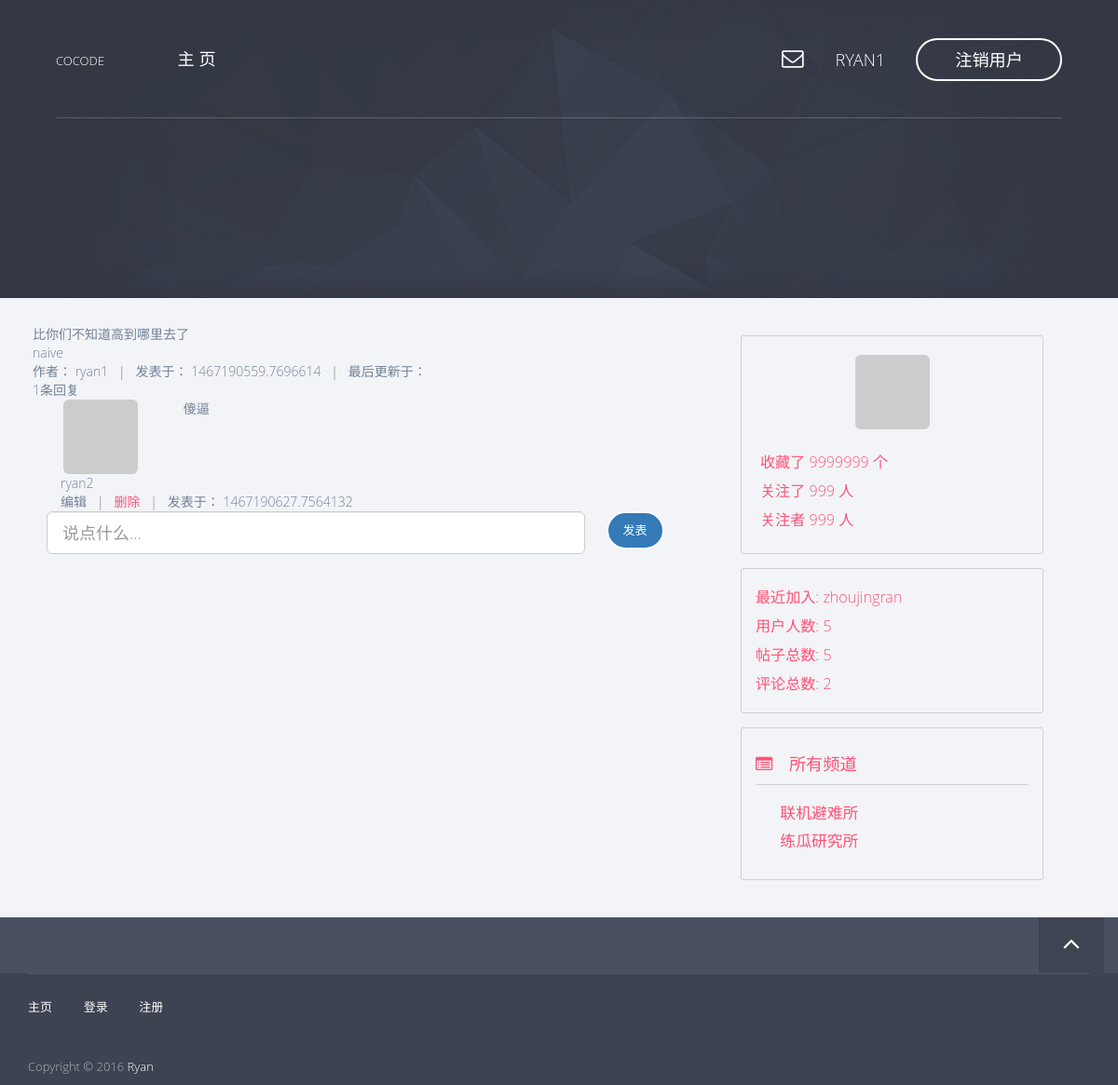
The page /post/4 (signed in) on the database as committed earlier.
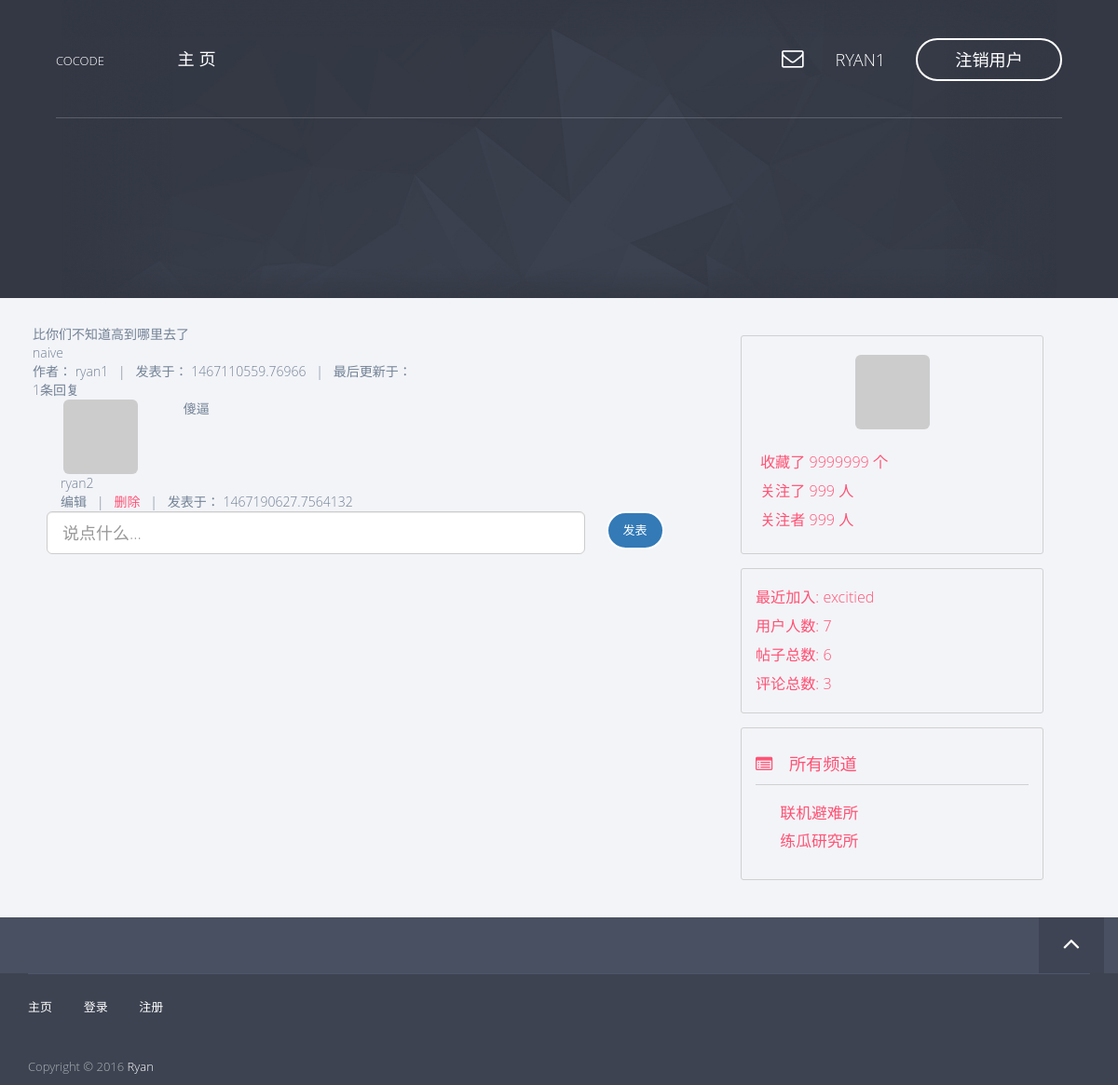
The same page on the database as committed later.
### app/models/user.py (models this page shows, shortened)
class User(db.Model, Model):
    __tablename__ = 'users'
    id = db.Column(db.Integer, primary_key=True)
    username = db.Column(db.String(), unique=True)
    password_hash = db.Column(db.String())
    email = db.Column(db.String(), unique=True)
    avatar_hash = db.Column(db.String())
    created_time = db.Column(db.Integer, default=0)
    role_id = db.Column(db.Integer, db.ForeignKey('roles.id'))
    posts = db.relationship('Post', backref='author')
    comments = db.relationship('Comment', backref='author')
    @property
    def password(self):
        raise AttributeError('password is not readable')
    def is_admin(self):
        return self.role.permissions == 0xff
    def gravatar(self, size=100, default='identicon', rating='g'):
        from flask import request
        gravatar_url = 'secure.gravatar.com/avatar'
        if request.is_secure:
            url = 'https://' + gravatar_url
        else:
            url = 'http://' + gravatar_url
        hash = self.avatar_hash or md5(self.email.encode('utf-8')).hexdigest()
        return '{url}/{hash}?s={size}&d={default}&r={rating}'.format(url=url,
                                                                     hash=hash,
                                                                     size=size,
                                                                     default=default,
                                                                     rating=rating)

### app/models/post.py (models this page shows, shortened)
class Post(db.Model, Model):
    __tablename__ = 'posts'
    id = db.Column(db.Integer, primary_key=True)
    title = db.Column(db.String())
    content = db.Column(db.String())
    created_time = db.Column(db.Integer, default=0)
    channel_id = db.Column(db.Integer, db.ForeignKey('channels.id'))
    user_id = db.Column(db.Integer, db.ForeignKey('users.id'))
    comments = db.relationship('Comment', backref='post')

### app/models/comment.py (models this page shows, shortened)
class Comment(db.Model, Model):
    __tablename__ = 'comments'
    id = db.Column(db.Integer, primary_key=True)
    content = db.Column(db.String())
    created_time = db.Column(db.Integer, default=0)
    user_id = db.Column(db.Integer, db.ForeignKey('users.id'))
    post_id = db.Column(db.Integer, db.ForeignKey('posts.id'))

### app/models/channel.py (models this page shows, shortened)
class Channel(db.Model, Model):
    __tablename__ = 'channels'
    id = db.Column(db.Integer, primary_key=True)
    name = db.Column(db.String(), default=ChannelPermission.NORMAL[0])
    permission = db.Column(db.Integer)
    created_time = db.Column(db.Integer, default=0)
    posts = db.relationship('Post', backref='channel')
    def is_admin(self):
        return self.permission == ChannelPermission.ADMIN[0]

### app/views.py (the view)
@app.route('/post/<int:id>', methods=['GET'])
def post_view(id):
    post = Post.query.get(id)
    if post is None:
        abort(404)
    comments = post.comments
    comments.sort(key=lambda c: c.created_time)
    return render_template('post.html',
                           post=post,
                           comments=comments)

### app/context_processers.py (called while the page is built)
@app.context_processor
def current_user_processor():
    return dict(current_user=current_user())

@app.context_processor
def channel_processor():
    channels = Channel.query.all()
    permissions = [
        ChannelPermission.NORMAL,
        ChannelPermission.ADMIN,
    ]
    dic = {
        'channels': channels,
        'permissions': permissions,
    }
    return dict(**dic)

@app.context_processor
def user_processor():
    user_count = User.query.count()
    new_user = User.query.order_by(User.created_time.desc()).first()
    return dict(new_user=new_user,
                user_count=user_count)

@app.context_processor
def post_processor():
    post_count = Post.query.count()
    return dict(post_count=post_count)

@app.context_processor
def comment_processor():
    comment_count = Comment.query.count()
    return dict(comment_count=comment_count)

### app/models/user.py (called while the page is built)
def current_user():
    id = session.get('user_key', None)
    user = None
    if id is not None:
        user = User.query.get(id)
    return user

### app/templates/post.html (shortened to what this page needs)
{% extends 'base8-4.html' %}
{% block page_content %}
    {% set title = post.title %}
    {% set content = post.content %}
    {% set author = post.author.username %}
    <div class="row">
        <div class="col-md-12 post-detail-content">
            <div class="post-detail-title">
                {{ title }}
            </div>
            <div class="post-detail-body">
                {{ content }}
            </div>
            <div class="post-detail-info">
                作者： {{ author }} &nbsp; | &nbsp; 发表于： {{ post.created_time }} &nbsp; | &nbsp; 最后更新于：
            </div>
        </div>
        <div class="col-md-12 comment-list">
            {% set comment_count = comments.__len__() %}
            <div class="comment-list-header">
                {{ comment_count }}条回复
            </div>
            {% if comment_count > 0 %}
            <div class="comment-list-body">
                {% include "_comments.html" %}
            </div>
            {% endif %}
        </div>
    </div>
    {% if current_user is not none %}
    <div class="comment-form">
        <form class="form-horizontal" action="{{ post.id }}/add_comment" method="POST">
        <div class="col-lg-10">
            <input class="form-control input-lg" name="content" placeholder="说点什么...">
        </div>&nbsp;
        <button type="submit" class="btn btn-primary btn-lg">发表</button>
        </form>
    </div>
    {% endif %}
{% endblock %}

### app/templates/base8-4.html (shortened to what this page needs)
{% extends "base.html" %}
{% block content %}
    <div class="container">
    <div class="row">
        <div class="col-md-8 page-content">
            {% block page_content %}{% endblock %}
        </div>
        <div class="col-md-4 side-bar">
            <div class="row">
                {% block page_side %}
                {% include "_portrait.html" %}
                {% endblock %}
                {% include "_bbs_info.html" %}
                {% include "_channels.html" %}
            </div>
        </div>
        </div>
    </div>
{% endblock %}

### app/templates/base.html (shortened to what this page needs)
<!doctype html>
 <html class="no-js" lang="">
{% block head %}
<head>
<link rel="stylesheet" href="../static/css/normalize.min.css">
<link rel="stylesheet" href="../static/css/bootstrap.min.css">
<link rel="stylesheet" href="../static/css/jquery.fancybox.css">
<link rel="stylesheet" href="../static/css/flexslider.css">
<link rel="stylesheet" href="../static/css/styles.css">
<link rel="stylesheet" href="../static/css/queries.css">
<link rel="stylesheet" href="../static/css/etline-font.css">
<link rel="stylesheet" href="../static/bower_components/animate.css/animate.min.css">
<link rel="stylesheet" href="../static/css/font-awesome.min.css">
</head>
{% endblock %}
<body id="top">
    {% block navbar %}
        <section class="hero">
            <section class="navigation">
                <header>
                    <div class="header-content">
                        <div class="logo"><a href="/">COCODE</a></div>
                        <div class="header-nav">
                            <nav>
                                <ul class="primary-nav">
                                    <li><a href="/">主&nbsp;页</a></li>
                                </ul>
                                <ul class="member-actions">
                                    {% if current_user is none %}
                                    <li><a href="/login" class="login">登&nbsp;录</a></li>
                                    <li><a href="/register" class="btn-white btn-small">注&nbsp;册</a></li>
                                    {% else %}
                                    <li><a href="#"><i class="fa fa-envelope-o hero-nav"></i></a></li>
                                    <li><a href="/profile/{{ current_user.username }}" class="hero-nav">{{ current_user.username }} &nbsp;</a></li>
                                    <li><a href="/logout" class="btn-white btn-small">注销用户</a></li>
                                    {% endif %}
                                </ul>
                            </nav>
                        </div>
                    </div>
                </header>
            </section>
        </section>
    {% endblock %}
    <section class="content">
        {% block content%}
        {% endblock %}
    </section>
    <section class="to-top">
        <div class="container">
            <div class="row">
                <div class="to-top-wrap">
                    {% block to_top %}
                    <a href="#top" class="top"><i class="fa fa-angle-up"></i></a>
                    {% endblock %}
                </div>
            </div>
        </div>
    </section>
    <footer>
        <div class="container">
            <div class="row">
                <div class="col-md-12">
                    <div class="footer-links">
                        <ul class="footer-group">
                            <li><a href="/">主页</a></li>
                            <li><a href="/login">登录</a></li>
                            <li><a href="/register">注册</a></li>
                        </ul>
                        <p>Copyright © 2016 <a href="/">Ryan</a><br></p>
                    </div>
                </div>
            </div>
        </div>
    </footer>
</body>
</html>

### app/templates/_comments.html
{% for c in comments %}
    {% set author = c.author.username %}
    {% set content = c.content %}
    {% set created_time = c.created_time %}
    <div class="col-md-12 comment-content">
        <div class="col-md-2 comment-author-info">
            <div class="comment-portriat">
                <a href="/profile/author">
                    <img class="img-rounded center-block" src="{{c.author.gravatar(size=50)}}">
                </a>
            </div>
            <div class="comment-author">
                {{ author }}
            </div>
        </div>
        <div class="col-md-10 comment-details">
            <div class="col-md-12 comment-body">
                {{ content }}
            </div>
        </div>
        <div class="col-md-12 comment-footer">
            {% if current_user is not none or current_user == c.author or current_user.is_admin() %}
            编辑
            &nbsp; | &nbsp;
            <a href="{{ url_for('delete_comment', id=c.id) }}">删除</a>
            &nbsp; | &nbsp;
            发表于： {{ created_time }}
            {% endif %}
        </div>
    </div>
{% endfor %}

### app/templates/_portrait.html
{% if current_user is not none %}
<div class="col-md-10 portrait">
    <img class="img-rounded center-block side-portrait" src="{{ current_user.gravatar(size=200) }}" />
    <div class="row follow-count">
    <div class="col-md-12 follow-item">
        收藏了 9999999 个
    </div>
    <div class="col-md-12 follow-item">
        关注了 999 人
    </div>
    <div class="col-md-12 follow-item">
        关注者 999 人
    </div>
</div>
</div>
{% endif %}

### app/templates/_bbs_info.html
<div class="col-md-10 forum-info">
    <div class="forum-info-item">最近加入: <a href="/profile/{{ new_user.username }}">{{ new_user.username }}</a></div>
    <div class="forum-info-item">用户人数: {{ user_count }}</div>
    <div class="forum-info-item">帖子总数: {{ post_count }} </div>
    <div class="forum-info-item">评论总数: {{ comment_count }} </div>
</div>

### app/templates/_channels.html (shortened to what this page needs)
<div class="col-md-10 channel-list">
    <div class="channel-list-caption">
        <i class="fa fa-list-alt"></i> 所有频道
    </div>
    <div class="channel-list-items">
        {% for c in channels %}
        {% if not c.is_admin() %}
            <div class="channel-list-item">
                <a href="/channel/{{ c.id }}">{{ c.name }}</a>
            </div>
        {% endif %}
        {% endfor %}
    </div>
</div>

### app/static/css/styles.css (style rules this page uses)
.btn { font-size: 13px; border: solid 2px; border-radius: 40px; display: inline-block; text-transform: uppercase; }
.btn-white { font-size: 13px; border: solid 2px; border-radius: 40px; display: inline-block; border-color: #fff; }
.btn-small { padding: 8px 40px; }
a { color: #FF5274; -webkit-transition-timing-function: ease; transition-timing-function: ease; -webkit-transition-duration: 200ms; transition-duration: 200ms; -webkit-transition-property: color, border-color, background-color; transition-property: color, border-color, background-color; }
body { font-family: "Open Sans", sans-serif; font-weight: 300; color: rgba(28, 54, 83, 0.6); -webkit-text-size-adjust: 100%; }
ul, ol { margin: 0; padding: 0; }
ul li { list-style: none; }
.hero { min-height: 320px; background: url("../img/polygonal-bg.jpg") center center; background-size: cover; position: relative; }
.hero-nav { margin-right: 20px; margin-left: 10px }
i.hero-nav { font-size: 130%; margin-right: 20px; }
.navigation { -webkit-transition: all 300ms ease-in-out; transition: all 300ms ease-in-out; position: fixed; width: 100%; z-index: 999; }
header { padding: 50px 0; border-bottom: solid 1px rgba(255, 255, 255, 0.2); position: relative; width: 1170px; margin: 0 auto; -webkit-transition: padding 300ms ease-in-out; transition: padding 300ms ease-in-out; }
header a { color: #fff; text-transform: uppercase; font-size: 13px; }
header .logo { display: inline-block; }
header ul.primary-nav { margin: 0 0 0 75px; padding: 0; }
header ul.primary-nav li { display: inline; }
header ul.primary-nav li a { font-size: 130%; color: #fff; padding-right: 25px; }
header ul.primary-nav li:last-child a { padding-right: 0px; }
header ul.member-actions li { display: inline; }
header ul.member-actions li a { font-size: 130%; color: #fff; }
header .header-nav { display: inline-block; }
header .member-actions { position: absolute; right: 0; top: 41px; -webkit-transition: all 300ms ease-in-out; transition: all 300ms ease-in-out; }
.to-top { height: 60px; background-color: #495061; }
.to-top .to-top-wrap { height: 60px; width: 70px; position: absolute; right: 0; text-align: center; }
.to-top .to-top-wrap a { display: block; width: 100%; height: 100%; color: #fff; background-color: rgba(0, 0, 0, 0.15); }
.to-top .to-top-wrap i { font-size: 30px; line-height: 55px; }
.to-top .row { position: relative; }
section.content { background: #F3F4F8; }
.page-content { padding-left: 20px; padding-right: 30px; margin-bottom: 40px; }
div.channel-list-caption { font-size: 130%; color: #FF5274; padding-top: 2%; padding-bottom: 3%; margin-bottom:2%; border-bottom: 1px solid #d0d0d0; }
div.channel-list { border: 1px solid #d0d0d0; border-radius: 3px; padding-top: 5%; padding-bottom: 3%; }
div.channel-list-caption i.fa { margin-right: 13px; }
div.channel-list-items { margin-top: 5%; margin-bottom: 5%; }
div.channel-list-item { font-size: 120%; color: #FF5274; padding: 3px 0px 3px 9%; }
.side-bar { margin-top: 40px; margin-bottom: 40px; }
.portrait { font-size: 115%; color: #FF5274; border: 1px solid #d0d0d0; border-radius: 3px; padding: 20px 5px 20px 5px; }
.center-block { margin-left: center; margin-right: center; }
.follow-count { padding-top: 20px; padding-left: 15px; }
.follow-item { padding-top: 4px; padding-bottom: 4px; }
.forum-info { font-size: 115%; color: #FF5274; border: 1px solid #d0d0d0; border-radius: 3px; margin: 15px 0 15px 0; padding: 15px 0 15px 15px; }
.forum-info-item { padding: 4px 0 4px 0; }
footer { background-color: #3D4351; position: relative; }
footer p { color: #ACB1B4; font-size: 13px; }
footer a { color: #fff; }
footer ul.footer-group { border-top: solid 1px #4E566C; padding-top: 25px; margin-bottom: 45px; }
footer ul.footer-group li { display: inline-block; }
footer ul.footer-group li a { font-size: 13px; text-transform: uppercase; }
footer ul.footer-group li { margin-right: 30px; }
footer ul.footer-group li:last-child { margin-right: 0; }
footer .footer-links { margin: 0px 0 0px 0; }

### app/static/css/queries.css (style rules this page uses)
@media screen and (max-width:1200px) { header { width: 90%; margin: 0 auto; } }

Rows that differ between the two databases and show on the page:
no longer on this page (row unchanged): User: username "zhoujingran"
changed Post "比你们不知道高到哪里去了": created_time "1467190559.7696614" → "1467110559.76966"
added User: username "excitied"
Other text that changed with them:
{{ user_count }}: "5" → "7"
{{ post_count }}: "5" → "6"
{{ comment_count }}: "2" → "3"
